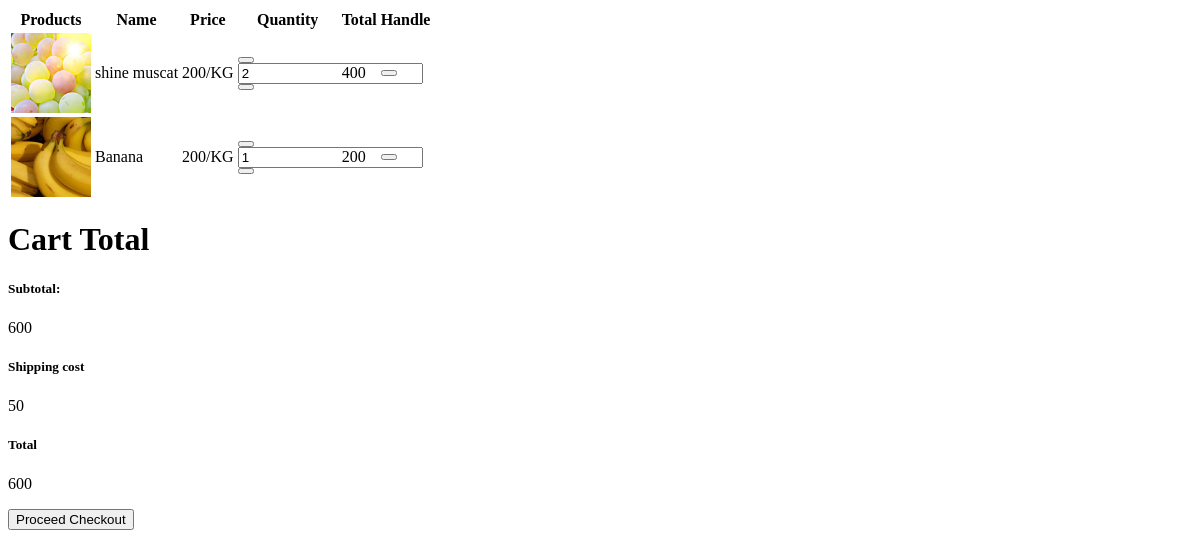
The app's page /cart/add/1/ (signed in), older data.
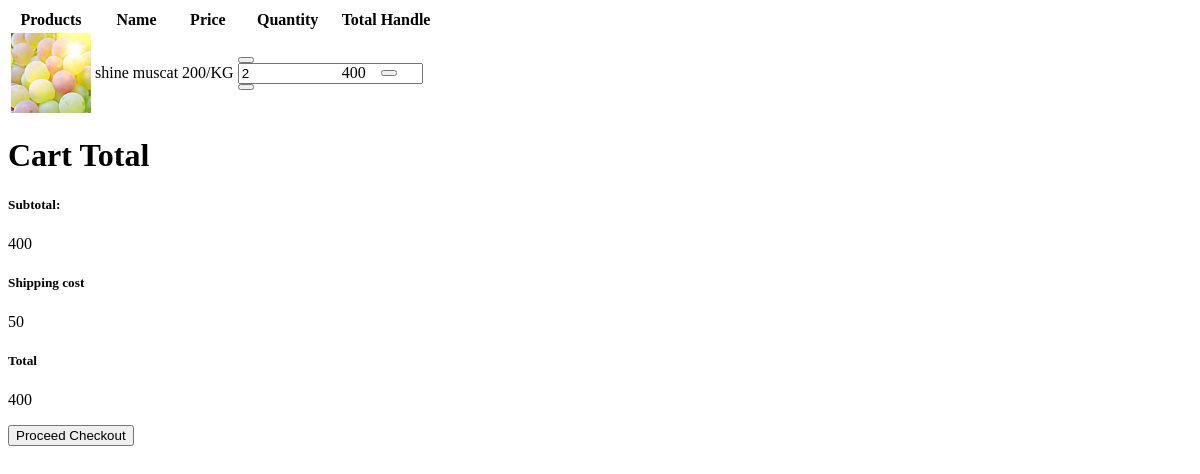
The same page, newer data.
### cart/models.py (models this page shows, shortened)
class Cart(models.Model):
    user = models.ForeignKey('accounts.CustomUser', on_delete=models.CASCADE, related_name='cart_items')
    product = models.ForeignKey('sabji.Product', on_delete=models.CASCADE)
    quantity = models.PositiveIntegerField()
    def total_price(self):
        return self.product.price * self.quantity
    def save(self, *args, **kwargs):
        if self.quantity <= 0:
            return self.delete()
        super(Cart, self).save(*args, **kwargs)
    class Meta:
        unique_together = ('user', 'product')

### sabji/models.py (models this page shows, shortened)
class Product(models.Model):
    name = models.CharField(max_length=100)
    price = models.IntegerField(help_text='Price per kilo')
    description = models.TextField()
    image = models.ImageField(upload_to='product_images/')
    quantity = models.IntegerField()
    category = models.ForeignKey('Category', on_delete=models.SET_NULL, related_name='products',null=True)

### cart/views.py (the view)
# urls.py: path('cart/add/<int:id>/', views.increase_cart, name="increase_cart"),
@login_required
def increase_cart(request, id):
    user = request.user
    product = Product.objects.get(id=id)
    cart = Cart.objects.filter(user=user, product=product)
    if cart.exists():
        cart = cart.first()
        cart.quantity += 1
        cart.save()
    total = 0
    carts = Cart.objects.filter(user=user)
    for cart in carts:
        total += cart.product.price * cart.quantity
    context = {
        'total': total,
        'shipping': 50,
    }
    return render(request, 'cart/cart_checkout.html',context)

### sabji/processors.py (called while the page is built)
def productprocessor(request):
    products = Product.objects.filter(quantity__gt=0)
    lowest_price = products.filter(quantity__gt=0).order_by('price').first()
    return {'products': products, 'lowest_price': lowest_price}

def categoryprocessor(request):
    categories = Category.objects.all()
    return {'categories': categories}

### templates/cart/cart_checkout.html (shortened to what this page needs)
<div class="container py-5" id="container">
    <div class="table-responsive">
        <table class="table" >
            <thead>
              <tr>
                <th scope="col">Products</th>
                <th scope="col">Name</th>
                <th scope="col">Price</th>
                <th scope="col">Quantity</th>
                <th scope="col">Total</th>
                <th scope="col">Handle</th>
              </tr>
            </thead>
            <tbody>
                {% for cart in request.user.cart_items.all %}
                <tr>
                    <th scope="row">
                        <div class="d-flex align-items-center">
                            <img src="{{cart.product.image.url}}" class="img-fluid me-5 rounded-circle" style="width: 80px; height: 80px;" alt="">
                        </div>
                    </th>
                    <td>
                        <p class="mb-0 mt-4">{{cart.product.name}}</p>
                    </td>
                    <td>
                        <p class="mb-0 mt-4">{{cart.product.price}}/KG</p>
                    </td>
                    <td>
                        <div class="input-group quantity mt-4" style="width: 100px;">
                            <div class="input-group-btn">
                                <button class="btn btn-sm btn-minus rounded-circle bg-light border"
                                hx-get="{% url 'decrease_cart' cart.product.id %}"
                                hx-target="#container"
                                hx-swap="outerHTML">
                                </button>
                            </div>
                            <input type="text" class="form-control form-control-sm text-center border-0" value="{{cart.quantity}}" readonly>
                            <div class="input-group-btn">
                                <button class="btn btn-sm btn-plus rounded-circle bg-light border"
                                hx-get="{% url 'increase_cart' cart.product.id %}"
                                hx-target="#container"
                                hx-swap="outerHTML">
                                </button>
                            </div>
                        </div>
                    </td>
                    <td>
                        <p class="mb-0 mt-4">{{cart.total_price}}</p>
                    </td>
                    <td>
                        <button
                            hx-get="{% url 'remove_from_cart' cart.product.id cart.quantity %}"
                                            hx-target="#container"
                                            hx-swap="outerHTML" class="btn btn-md rounded-circle bg-light border mt-4" >
                                    </button>
                    </td>
                </tr>
                {% endfor %}
            </tbody>
        </table>
    </div>
    <div class="row g-4 justify-content-end">
        <div class="col-sm-8 col-md-7 col-lg-6 col-xl-4">
            <div class="bg-light rounded">
                <div class="p-4">
                    <h1 class="display-6 mb-4">Cart <span class="fw-normal">Total</span></h1>
                    <div class="d-flex justify-content-between mb-4">
                        <h5 class="mb-0 me-4">Subtotal:</h5>
                        <p class="mb-0">{{total}}</p>
                    </div>
                    <div class="d-flex justify-content-between">
                        <h5 class="mb-0 me-4">Shipping cost</h5>
                        <div class="">
                            <p class="mb-0">{{shipping}}</p>
                        </div>
                    </div>
                </div>
                <div class="py-4 mb-4 border-top border-bottom d-flex justify-content-between">
                    <h5 class="mb-0 ps-4 me-4">Total</h5>
                    <p class="mb-0 pe-4">{{total}}</p>
                </div>
                <a href="{% url 'checkout' %}"><button class="btn border-secondary rounded-pill px-4 py-3 text-primary text-uppercase mb-4 ms-4" type="button">Proceed Checkout</button></a>
            </div>
        </div>
    </div>
</div>

Row changes from the older to the newer data that the page shows:
removed Cart: product.image (picture), product.name "Banana", product.price "200", quantity "1", total_price "200"
Text that changed along with them:
{{ total }}: "600" → "400"
